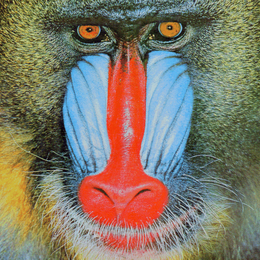
%> input picture ex03/mandril_color.png, 260 x 260 px, shrunk from 512 x 512 before the run
$ octave rotImg_test.m   (GNU Octave 9; MATLAB toolbox functions it lacks are replaced by stand-ins)
%> lines starting %> are read from the running program, lines starting %| are printed output that depends on the picture
%> further down, A is the input picture: size 260x260x3 uint8; mean R, G, B 129.6, 121.6, 105.2
### ex03/rotateImg.m
function [B] = rotateImg(A,phi,method)
%> called with phi = 0.785, method = 'bilinear'
%ROTATEIMG Rotate image.
%
%
%See also imrotate.
%%%%%%%%%%%%%%%%%%%%%%%%%%%%%%%%%%%%%%%%%%%%%%%%%%%%%%%%%%%%%%%%%%%%%%%%%%%

    % preallocate B
    B = zeros(size(A));

    % get size of padded image
    [m,n,d] = size(A);
%> m = 260; n = 260; d = 3

    % calculate rot. mat
    D = [cos(phi), -sin(phi); sin(phi), cos(phi)];
    D_inv = D.';

    % calculate center point of original image
    mid_point = [m/2+0.5, n/2+0.5];
%> mid_point = [130.5 130.5]

    % assign rotated image coordinates
    coord_rot = [repelem(1:m,n).', repmat((1:n).',m,1)];

    % calculate original coordinates
    coord_o = (D_inv*(coord_rot - mid_point).').' + mid_point;

    % check for coordinates out of bounds
    oob_idx = find(sum((coord_o >= [m+0.5, n+0.5]) + (coord_o < [0.5, 0.5]),2));    % out of bound indices
%> oob_idx = 11704 values from 1 to 67600

    % delete out of bound coordiantes
    coord_rot(oob_idx,:) = [];
    coord_o(oob_idx,:) = [];


    % method switch
    switch(lower(method))

        case'nearestneighbor'
            % round to nearest neighbour
            coord_o = round(coord_o);

            % set original pixel values in rotated picture
            for jj = 1:size(coord_rot,1)
                B(coord_rot(jj,1),coord_rot(jj,2),1:d) = A(coord_o(jj,1),coord_o(jj,2),1:d);
            end

        case 'bilinear'

            % define bilinear function
            b = @(x,y,i,j) max((1 - abs(x-i))*(1 - abs(y-j)), 0);

            % loop over rotated pixel coordinate vector
            for jj = 1:size(coord_rot,1)

                % get neighbor coordinates
                x_ = coord_o(jj,1);
                y_ = coord_o(jj,2);
                x_lo = floor(coord_o(jj,1));
                x_hi = ceil(coord_o(jj,1));
                y_lo = floor(coord_o(jj,2));
                y_hi = ceil(coord_o(jj,2));

                % get pixel values of neighbors (try catch for edge cases)
                try
                    p1 = A(x_lo, y_lo, 1:d);
                catch
                    p1 = 0;
                end
                try
                    p2 = A(x_hi, y_lo, 1:d);
                catch
                    p2 = 0;
                end
                try
                    p3 = A(x_hi, y_hi, 1:d);
                catch
                    p3 = 0;
                end
                try
                    p4 = A(x_lo, y_hi, 1:d);
                catch
                    p4 = 0;
                end

                % calculate bilinear value
                value = p1 * b(x_, y_, x_lo, y_lo) + ...
                        p2 * b(x_, y_, x_hi, y_lo) + ...
                        p3 * b(x_, y_, x_hi, y_hi) + ...
                        p4 * b(x_, y_, x_lo, y_hi);

                % assign value in B
                B(coord_rot(jj,1),coord_rot(jj,2),1:d) = value;
            end
%> this loop made 55896 passes
%> (p1, p2, p3, p4, value) on passes 1 to 3: ([93 112 124], [49 55 72], [64 78 58], [95 115 77], [91 108 108]), ([93 112 124], [49 55 72], [64 78 58], [95 115 77], [69 84 62]), ([64 78 58], [116 151 148], [97 135 150], [83 111 98], [91 120 117])
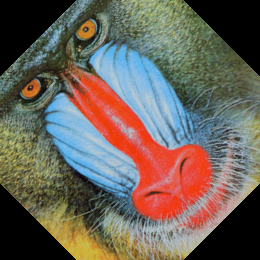
%> B: size 260x260x3 double; mean R, G, B 107.7, 99.1, 89.7

    end

    % set variable type to int (compatibility)
    B = uint8(B);
%> B: size 260x260x3 uint8


%%%%%%%%%%%%%%%%%%%%%%%%%%%%%%%%%%%%%%%%%%%%%%%%%%%%%%%%%%%%%%%%%%%%%%%%%%%

% by Sergej Keller, Lennart Scherz, Pascal Urban

### ex03/rotImg_test.m
clear all
close all
clc

phi = pi/4;
A = imread('mandril_color.png');
% method = 'nearestneighbor';
method = 'bilinear';
B = rotateImg(A, phi, method);

figure
image(A)
figure
image(B)
%What happend here is that in rotateImg you expect your image A to be
%padded. The mandril is not yet padded -> you cut off corners
